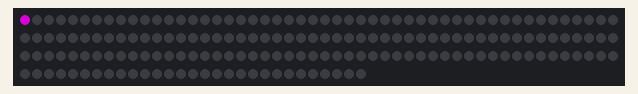
Bench run of a sketch on a simulated Arduino Uno, built for the host (arithmetic inside an expression is 32-bit, double 64-bit). Shown: 179 RGB LEDs in strip order, left to right, continuing on the next row. Dim RGB values are drawn brighter than linear.

Above: at 0.16 s.
At 4.38 s:
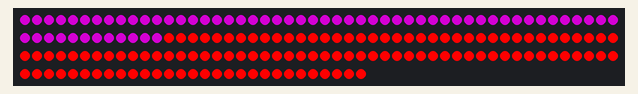
At 8.0 s:
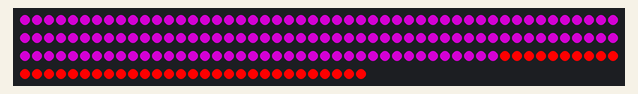
At 14.64 s:
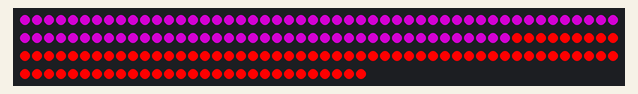
At 29.11 s:
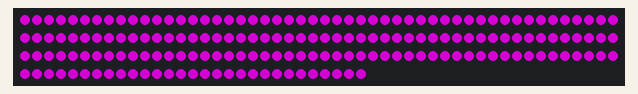
At 39.7 s:
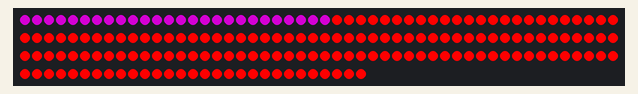

The sketch:

BlinkRGBstrip.ino
```cpp
#include <FastLED.h>

// How many leds in your strip?
#define NUM_LEDS 179

// For led chips like WS2812, which have a data line, ground, and power, you just
// need to define DATA_PIN.

#define DATA_PIN 3

// Define the array of leds
CRGB leds[NUM_LEDS];

void setup() {
    FastLED.addLeds<WS2812B, DATA_PIN, GRB>(leds, NUM_LEDS);
}

void loop() {

 FastLED.show();
 for (int i = 0; i <= NUM_LEDS; i++) {
  leds[i] = CRGB::Purple;
  FastLED.show();
  delay(1);
}
 for (int i = NUM_LEDS; i >= 0; i--) {
  leds[i] = CRGB::Red;
  FastLED.show();
  delay(1);
}
}
```
